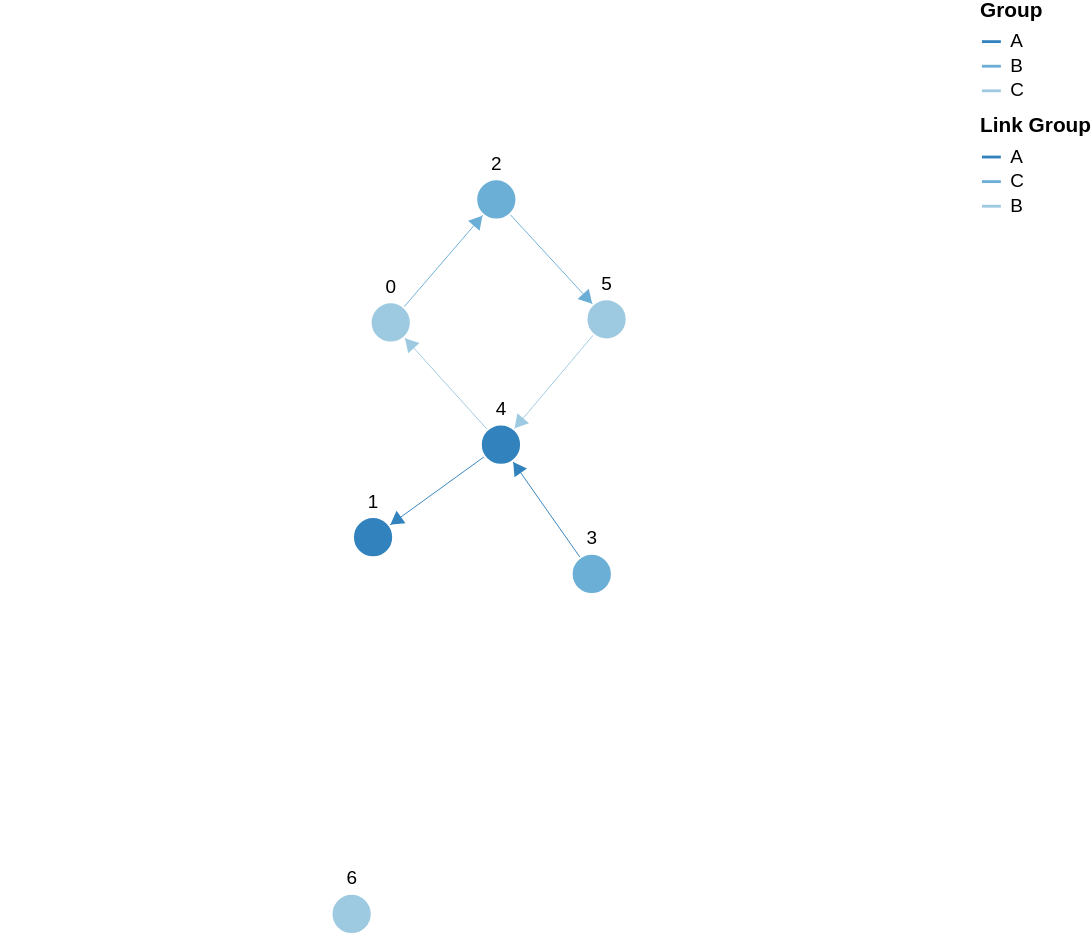

Vega-Lite specification stored for this chart:
### Vega specification from a JSON file in a GitHub repository (floating-point values rounded to 4 significant figures)
{"$schema": "https://vega.github.io/schema/vega/v5.json", "description": "A node-link diagram with force-directed layout.", "width": 500, "height": 500, "padding": 0, "signals": [{"name": "cx", "update": "width / 2"}, {"name": "cy", "update": "height / 2"}, {"name": "nodeRadius", "value": 15}, {"name": "nodeCharge", "value": -80}, {"name": "linkDistance", "value": 80}, {"name": "layoutdata", "value": false, "bind": {"input": "checkbox"}}, {"description": "State variable for active node fix status.", "name": "fix", "value": false, "on": [{"events": "symbol:mouseout[!event.buttons], window:mouseup", "update": "false"}, {"events": "symbol:mouseover", "update": "fix || true"}, {"events": "[symbol:mousedown, window:mouseup] > window:mousemove!", "update": "xy()", "force": true}]}, {"description": "Unfix node", "name": "reset", "value": null, "on": [{"events": "symbol:dblclick", "update": "item().datum"}]}, {"description": "Graph node most recently interacted with.", "name": "node", "value": null, "on": [{"events": "symbol:mouseover", "update": "fix === true ? item() : node"}]}, {"description": "Flag to restart Force simulation upon data changes.", "name": "restart", "value": false, "on": [{"events": {"signal": "fix"}, "update": "fix && fix.length"}, {"events": {"signal": "layoutdata"}, "update": "true"}, {"events": {"signal": "reset"}, "update": "true"}]}], "scales": [{"name": "color", "type": "ordinal", "domain": {"data": "node-data", "field": "group"}, "range": {"scheme": "category20c"}}, {"name": "colorlink", "type": "ordinal", "domain": {"data": "link-data", "field": "group"}, "range": {"scheme": "category20c"}}, {"name": "xscale", "domain": {"data": "node-data", "field": "fx"}, "range": [10, {"signal": "width - 10"}]}, {"name": "yscale", "domain": {"data": "node-data", "field": "fy"}, "range": [10, {"signal": "height - 10"}]}], "legends": [{"title": "Group", "stroke": "color", "symbolType": "stroke"}, {"title": "Link Group", "stroke": "colorlink", "symbolType": "stroke"}], "marks": [{"name": "nodes", "type": "symbol", "zindex": 1, "from": {"data": "node-data"}, "transform": [{"type": "force", "iterations": 300, "restart": {"signal": "restart"}, "static": true, "signal": "force", "forces": [{"force": "center", "x": {"signal": "cx"}, "y": {"signal": "cy"}}, {"force": "collide", "radius": {"signal": "nodeRadius"}}, {"force": "nbody", "strength": {"signal": "nodeCharge"}}, {"force": "link", "links": "link-data", "distance": {"signal": "linkDistance"}}]}], "encode": {"enter": {"fill": {"scale": "color", "field": "group"}, "stroke": {"value": "white"}}, "update": {"size": {"signal": "2 * nodeRadius * nodeRadius"}, "cursor": {"value": "pointer"}, "fy": {"signal": "datum.fixedy != -100 ? datum.fixedy : (layoutdata ? scale('yscale', datum.fy) : null)"}, "fx": {"signal": "datum.fixedx != -100 ? datum.fixedx  : (layoutdata ? scale('xscale', datum.fx) : null)"}}}}, {"type": "text", "name": "labels", "from": {"data": "nodes"}, "zindex": 2, "interactive": false, "transform": [{"type": "label", "avoidMarks": ["nodes"], "anchor": ["top", "bottom", "right", "left"], "offset": [1], "size": {"signal": "[width + 60, height]"}}], "encode": {"enter": {"fill": {"value": "black"}, "align": {"value": "center"}, "baseline": {"value": "middle"}, "fontSize": {"value": 10}, "text": {"field": "datum.id"}}, "update": {"x": {"field": "x"}, "y": {"field": "y"}}}}, {"type": "path", "from": {"data": "link-data"}, "interactive": false, "encode": {"update": {"stroke": {"scale": "colorlink", "field": "group"}, "strokeWidth": {"value": 0.5}}}, "transform": [{"type": "linkpath", "require": {"signal": "force"}, "shape": "line", "sourceX": "datum.source.x", "sourceY": "datum.source.y", "targetX": "datum.target.x", "targetY": "datum.target.y"}]}, {"name": "arrows", "type": "symbol", "from": {"data": "link-data"}, "zindex": {"value": 40}, "encode": {"enter": {"fill": {"scale": "colorlink", "field": "group"}, "stroke": {"scale": "colorlink", "field": "group"}, "shape": {"value": "triangle-right"}, "size": {"value": 40}}, "update": {"x": {"field": "target.x"}, "y": {"field": "target.y"}}, "hover": {"opacity": {"value": 1}}}, "transform": [{"type": "formula", "as": "tan", "expr": "atan2((datum.datum.target.y-datum.datum.source.y),(datum.datum.target.x-datum.datum.source.x))"}, {"type": "formula", "as": "angle", "expr": "datum.tan*180/PI"}, {"type": "formula", "as": "y", "expr": "datum.datum.target.y - nodeRadius*sin(datum.tan)"}, {"type": "formula", "as": "x", "expr": "datum.datum.target.x - nodeRadius*cos(datum.tan)"}]}], "data": [{"name": "node-data", "values": [{"id": 4, "label": "Zero", "group": "A", "fx": 2, "fy": 5, "fixedx": -100, "fixedy": -100}, {"id": 1, "label": "One", "group": "A", "fx": 2, "fy": 10, "fixedx": -100, "fixedy": -100}, {"id": 2, "label": "Two", "group": "B", "fx": 2, "fy": 5, "fixedx": -100, "fixedy": -100}, {"id": 3, "label": "Three", "group": "B", "fx": 2, "fy": 3, "fixedx": -100, "fixedy": -100}, {"id": 0, "label": "Four", "group": "C", "fx": 1, "fy": 5, "fixedx": -100, "fixedy": -100}, {"id": 5, "label": "Five", "group": "C", "fx": 2, "fy": 5, "fixedx": -100, "fixedy": -100}, {"id": 6, "label": "Six", "group": "C", "fx": 2, "fy": 5, "fixedx": -100, "fixedy": -100}], "on": [{"trigger": "fix.length == 2", "modify": "node.datum", "values": "{fixedx: fix[0], fixedy: fix[1]}"}, {"trigger": "reset", "modify": "reset", "values": "{fixedx: -100, fixedy: -100}"}]}, {"name": "link-data", "values": [{"id": 1, "source": 0, "target": 1, "group": "A"}, {"id": 2, "source": 4, "target": 2, "group": "C"}, {"id": 3, "source": 3, "target": 0, "group": "A"}, {"id": 4, "source": 2, "target": 5, "group": "C"}, {"id": 5, "source": 0, "target": 4, "group": "B"}, {"id": 6, "source": 5, "target": 0, "group": "B"}]}]}
